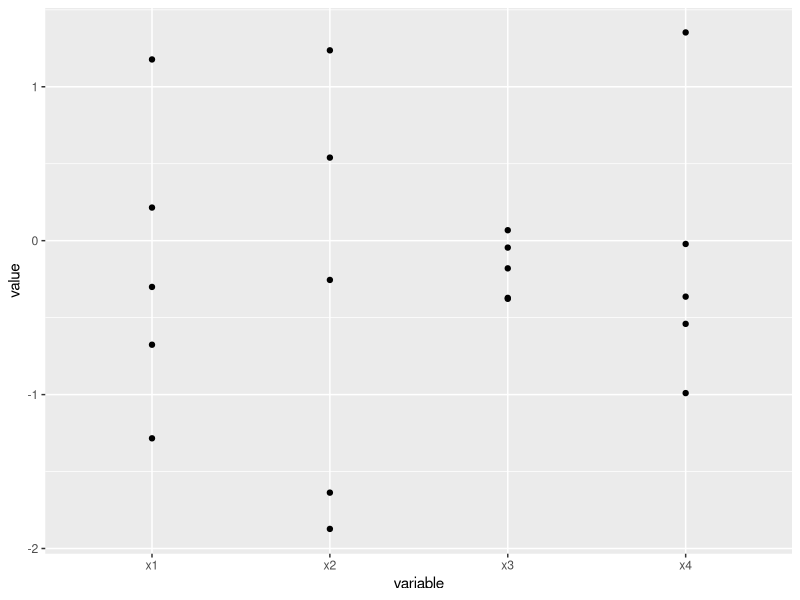
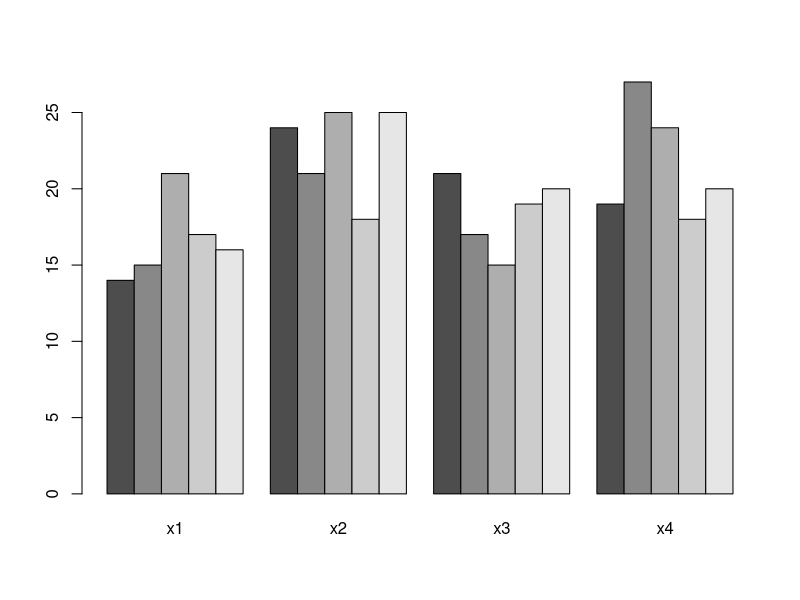
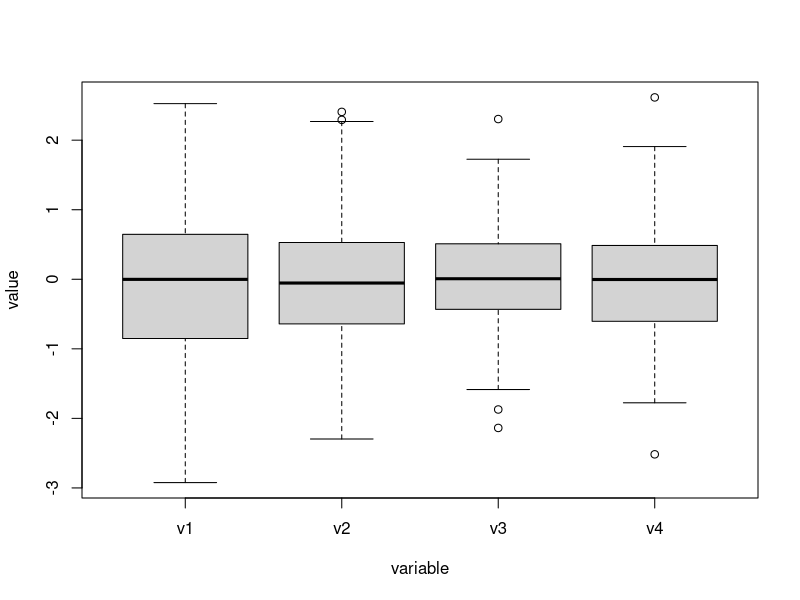

Source code (R) for these figures, in order:
# Exercise 13

require('reshape2')
require('ggplot2')

# a)Write an R program to create a scatter plot for the data frame columns.

x1 = rnorm(5)
x2 = rnorm(5)
x3 = rnorm(5)
x4 = rnorm(5)
df = data.frame(x1,x2,x3,x4)
new_df = melt(df)
ggplot(new_df,aes(variable,value))+geom_point()


# b)Write an R program to create a bar plot for the data frame columns
x1 = c(14,15,21,17,16)
x2 = c(24,21,25,18,25)
x3 = c(21,17,15,19,20)
x4 = c(19,27,24,18,20)
df = data.frame(x1,x2,x3,x4)
barplot(as.matrix(df),beside=TRUE)




# c)Write an R program to create a box plot for the data frame columns.
data = data.frame(v1=rnorm(100),v2=rnorm(100),
                  v3=rnorm(100),v4=rnorm(100))
meltData = melt(data)
boxplot(data=meltData,value~variable)
